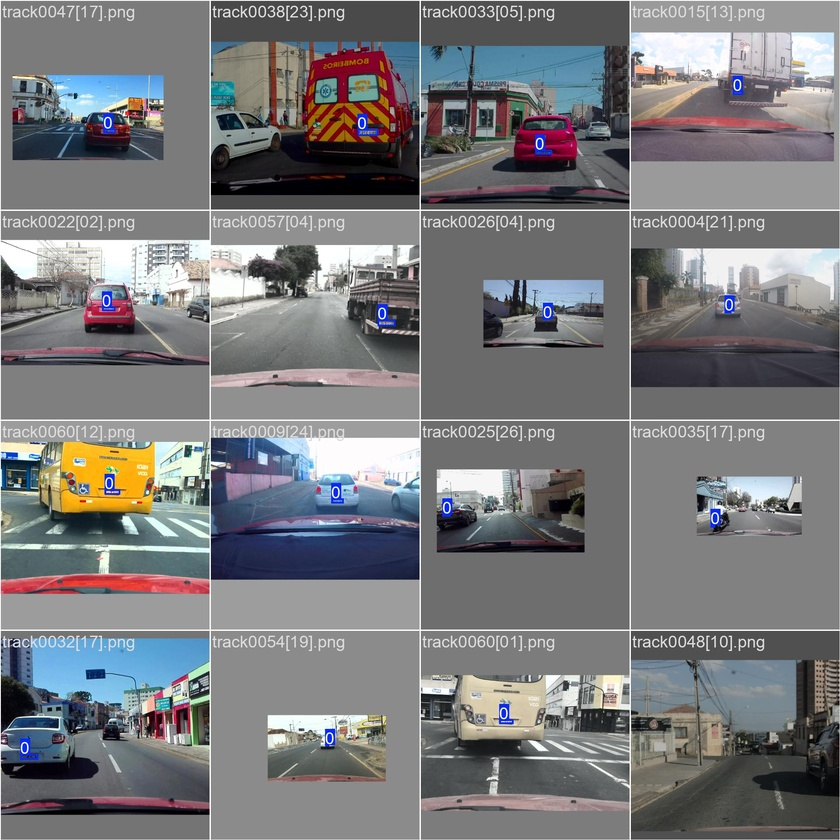
#> input picture notebooks/runs/train/yolov8_plate_17469826202/train_batch0.jpg, 840 x 840 px, shrunk from 1920 x 1920 before the run
$ python -i ocr.py   (imports and definitions only)
#> lines starting #> are read from the running program, lines starting #| are printed output that depends on the picture; after the words box and inside, x2 and y2 are one past the last pixel; in counts of white or black regions, pixels touching at a corner belong together
#> further down, picture is the input picture: shape (840, 840, 3); mean B, G, R 123.7, 121.4, 120.9
import cv2
import numpy as np
import pytesseract
import re

class PlateOCR:
    def __init__(self, tesseract_path=None):
        """
        Plaka OCR modülünü başlat

        Parametreler:
            tesseract_path: Tesseract uygulamasının yolu (Windows'ta gerekli)
        """
        # Tesseract yolunu ayarla (eğer belirtildiyse)
        if tesseract_path:
            pytesseract.pytesseract.tesseract_cmd = tesseract_path

    def recognize_plate_v1(self, plate_image, preprocess=True):
        """
        Plaka görüntüsündeki karakterleri tanı

        Parametreler:
            plate_image: Kırpılmış plaka görüntüsü
            preprocess: OCR öncesi ön işleme yapılıp yapılmayacağı

        Dönüş:
            plate_text: Tanınan plaka metni
            confidence: Genel güven skoru
        """
        if preprocess:
            # OCR için özel ön işleme uygula
            processed_image = self._preprocess_for_ocr(plate_image)
        else:
            processed_image = plate_image

        # Tesseract parametrelerini yapılandır
        custom_config = r'--oem 3 --psm 7 -c tessedit_char_whitelist=ABCDEFGHIJKLMNOPQRSTUVWXYZ0123456789'

        # OCR işlemini gerçekleştir
        ocr_result = pytesseract.image_to_data(processed_image, config=custom_config, output_type=pytesseract.Output.DICT)

        # Metin ve güven değerlerini çıkar
        plate_text = ""
        confidence_sum = 0
        confidence_count = 0

        for i in range(len(ocr_result['text'])):
            if int(ocr_result['conf'][i]) > 0:  # Düşük güvenilirlikli sonuçları filtrele
                plate_text += ocr_result['text'][i]
                confidence_sum += float(ocr_result['conf'][i])
                confidence_count += 1

        # Ortalama güveni hesapla
        confidence = confidence_sum / confidence_count if confidence_count > 0 else 0

        # Plaka metnini temizle
        plate_text = self._clean_plate_text(plate_text)

        return plate_text, confidence

    # [38 lines left out: function recognize_plate, not called in this run]

    def _preprocess_for_ocr(self, image):
        """
        Daha iyi OCR sonuçları için plaka görüntüsünü ön işle

        Parametreler:
            image: Giriş plaka görüntüsü

        Dönüş:
            Ön işlenmiş görüntü
        """
        # Gerekirse gri tonlamaya çevir
        if len(image.shape) == 3:
            gray = cv2.cvtColor(image, cv2.COLOR_BGR2GRAY)
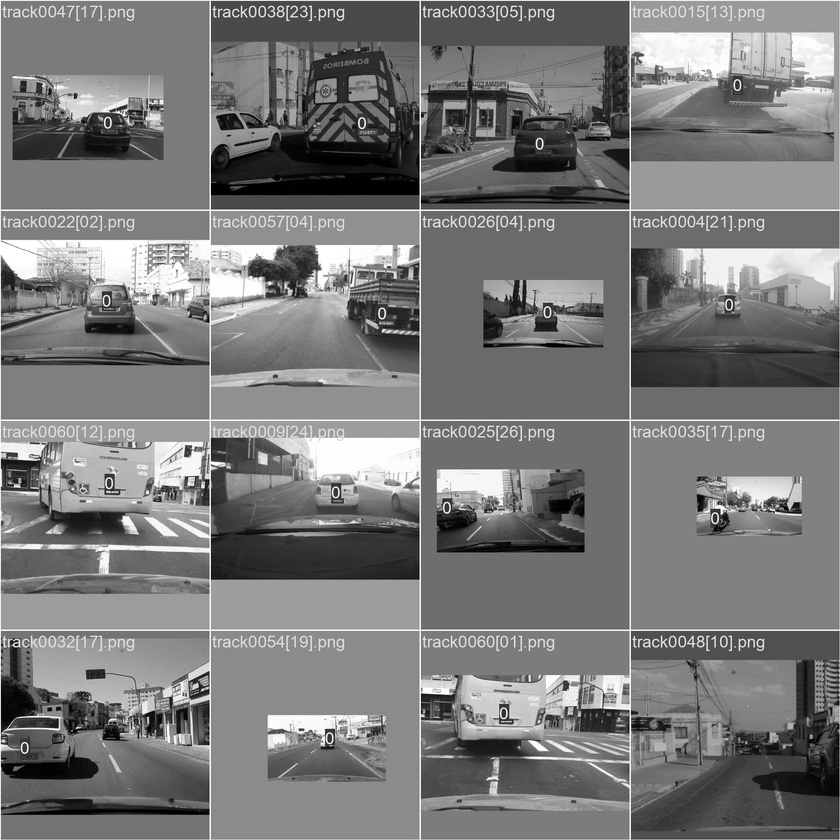
#> gray: shape (840, 840); min 0, max 255, mean 121.5
        else:
            gray = image

        # Gürültüyü azaltmak için Gaussian bulanıklaştırma uygula
        blur = cv2.GaussianBlur(gray, (5, 5), 0)

        # İkili görüntü oluşturmak için eşikleme uygula
        _, thresh = cv2.threshold(blur, 0, 255, cv2.THRESH_BINARY + cv2.THRESH_OTSU)
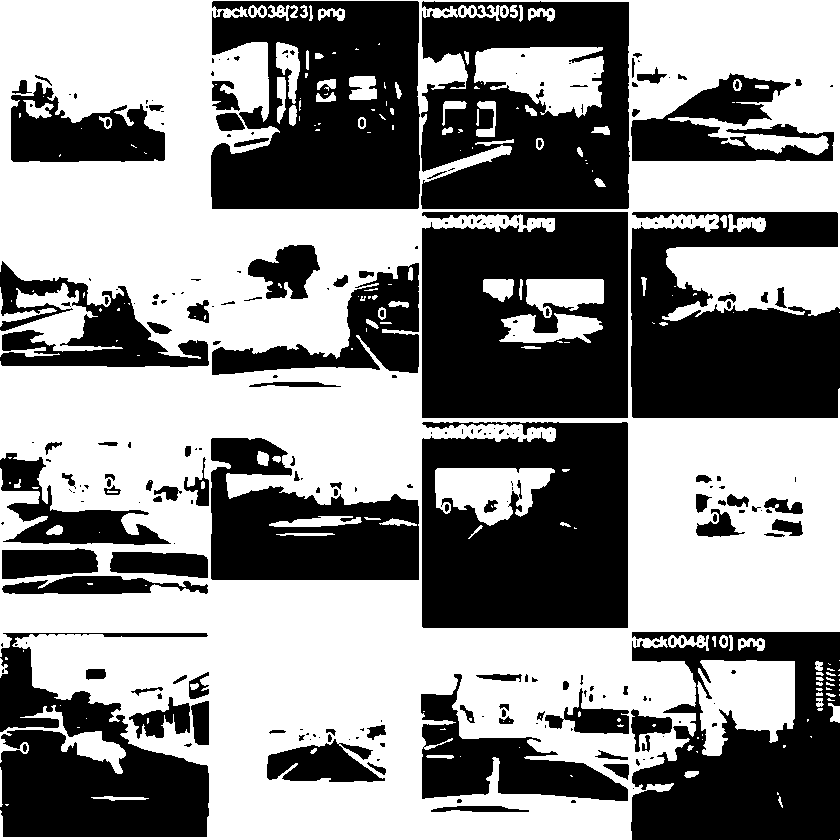
#> thresh: shape (840, 840); 55% white; 284 black regions (164 under 20 px), largest, box (x1, y1, x2, y2) and area: (422, 212, 628, 418) 36193, (422, 422, 628, 628) 35918, (211, 1, 420, 209) 34089

        # Kontrastı artır
        kernel = np.ones((1, 1), np.uint8)
        erode = cv2.erode(thresh, kernel, iterations=1)
        dilate = cv2.dilate(erode, kernel, iterations=1)

        return dilate

    # [73 lines left out: functions _clean_plate_text, analyze_results_v1, analyze_results, not called in this run]

>>> import cv2
>>> picture = cv2.imread('../notebooks/runs/train/yolov8_plate_17469826202/train_batch0.jpg')
#> (the run stopped early here; a loop or call above may not have finished)

$ run again, on notebooks/runs/train/yolov8_plate_17469826202/train_batch1.jpg
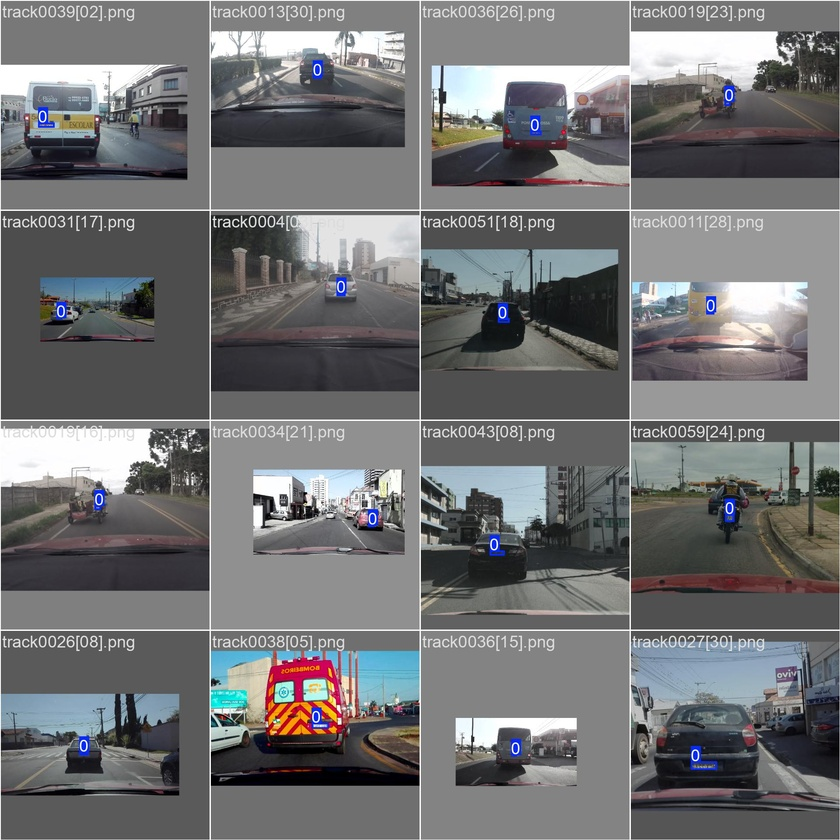
#> input picture notebooks/runs/train/yolov8_plate_17469826202/train_batch1.jpg, 840 x 840 px, shrunk from 1920 x 1920 before the run
#> picture is the input picture: shape (840, 840, 3); mean B, G, R 115.3, 113.8, 113.2
#> in _preprocess_for_ocr, `gray = cv2.cvtColor(image, cv2.COLOR_BGR2GRAY)`:
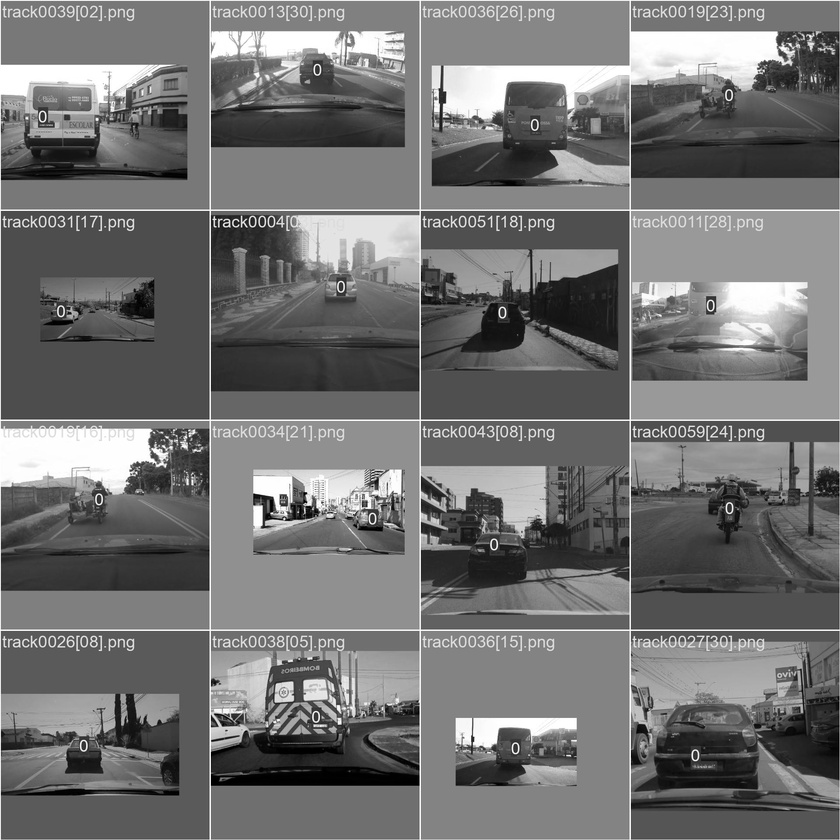
#> gray: shape (840, 840); min 0, max 255, mean 113.8
#> in _preprocess_for_ocr, `_, thresh = cv2.threshold(blur, 0, 255, cv2.THRESH_BINARY + cv2.THRESH..`:
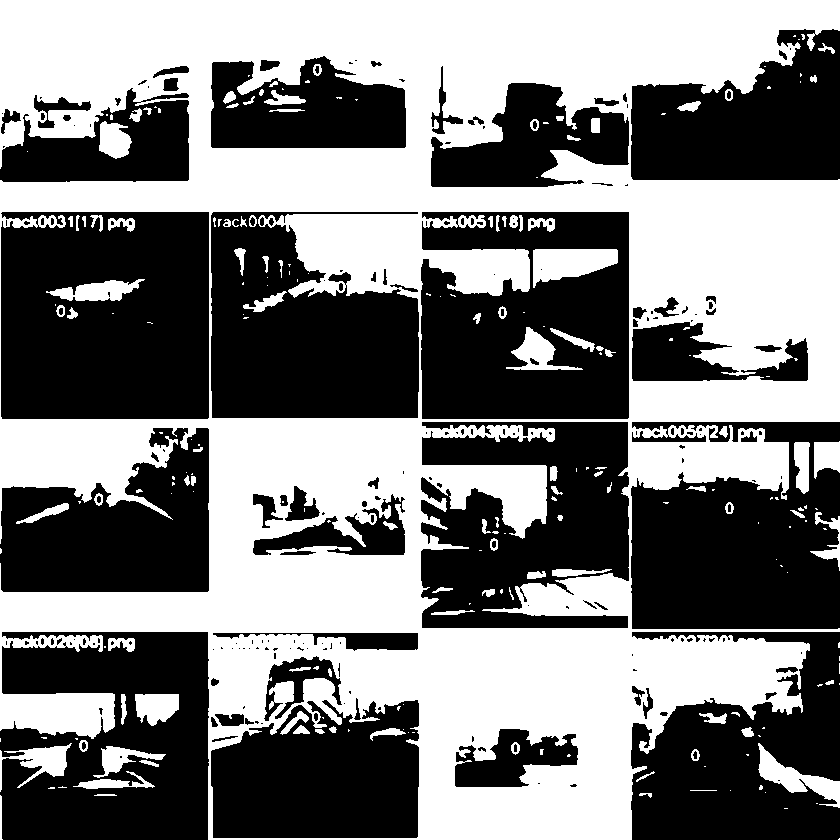
#> thresh: shape (840, 840); 48.9% white; 217 white regions (113 under 20 px), largest, box (x1, y1, x2, y2) and area: (0, 0, 840, 840) 323982, (533, 249, 618, 288) 2223, (758, 743, 840, 808) 1742

$ run again, on notebooks/runs/train/yolov8_plate_17469826202/train_batch2.jpg
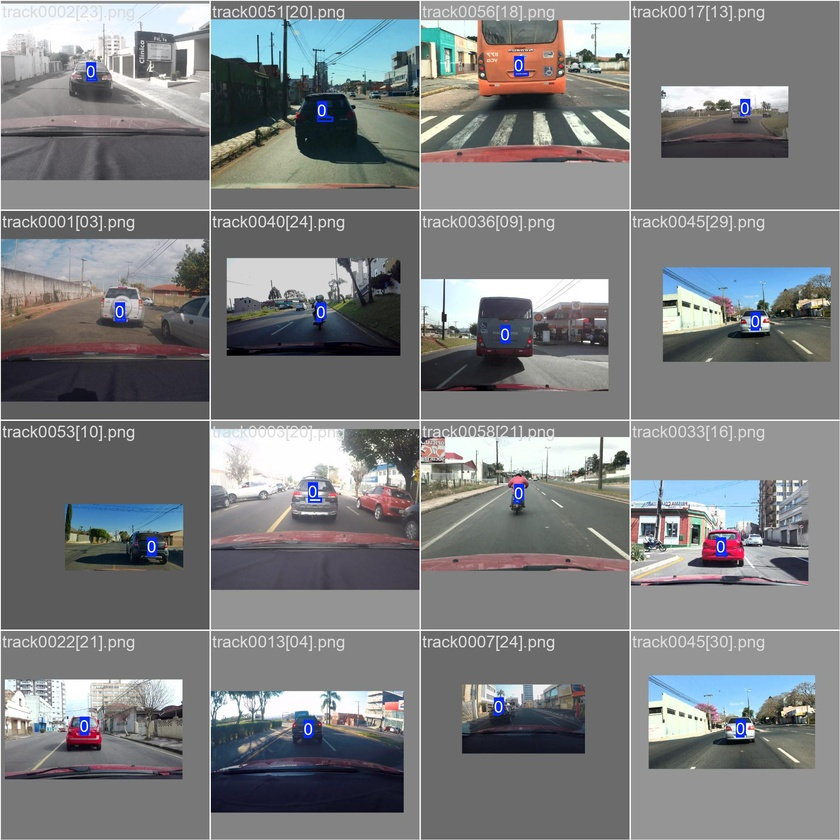
#> input picture notebooks/runs/train/yolov8_plate_17469826202/train_batch2.jpg, 840 x 840 px, shrunk from 1920 x 1920 before the run
#> picture is the input picture: shape (840, 840, 3); mean B, G, R 128.8, 127.1, 125.4
#> in _preprocess_for_ocr, `gray = cv2.cvtColor(image, cv2.COLOR_BGR2GRAY)`:
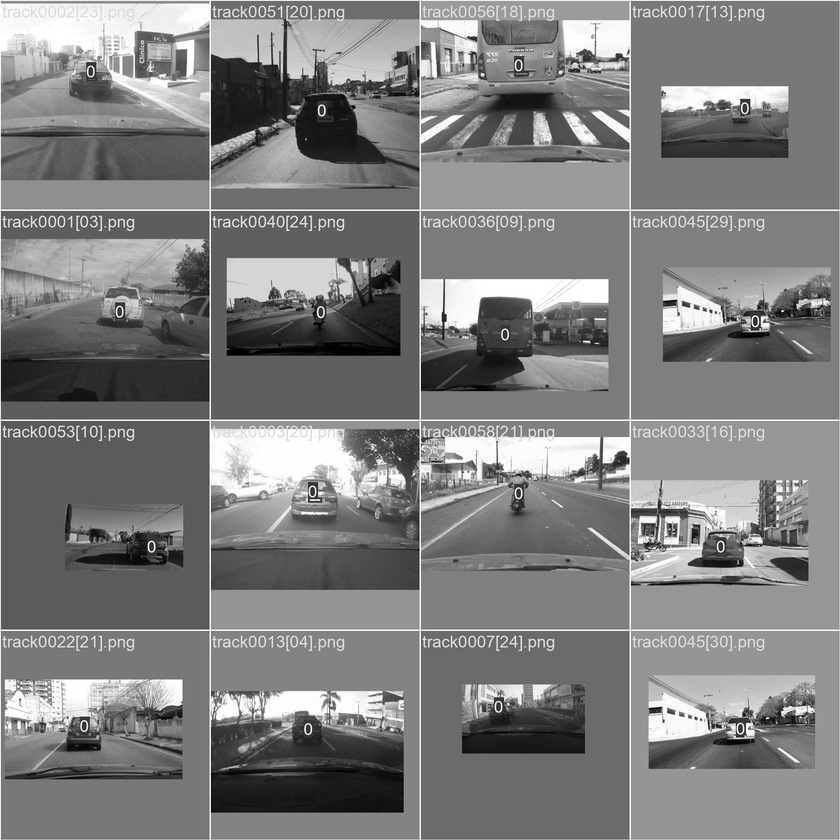
#> gray: shape (840, 840); min 0, max 255, mean 126.8
#> in _preprocess_for_ocr, `_, thresh = cv2.threshold(blur, 0, 255, cv2.THRESH_BINARY + cv2.THRESH..`:
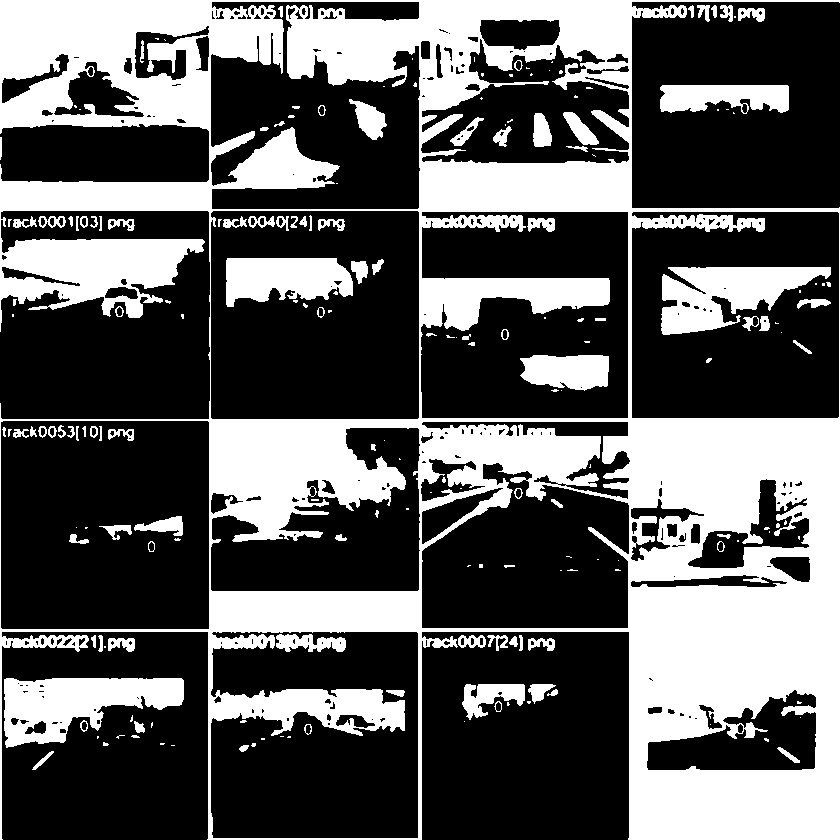
#> thresh: shape (840, 840); 36% white; 196 white regions (95 under 20 px), largest, box (x1, y1, x2, y2) and area: (0, 0, 840, 840) 216833, (4, 678, 184, 748) 7495, (661, 267, 831, 335) 6594

$ run again, on notebooks/runs/train/yolov8_plate_17469826202/val_batch0_pred.jpg
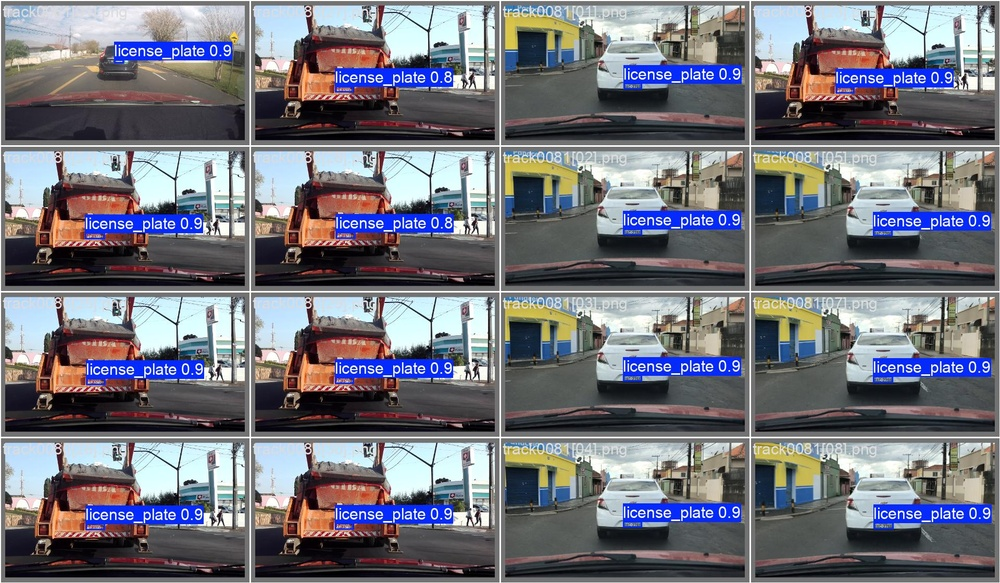
#> input picture notebooks/runs/train/yolov8_plate_17469826202/val_batch0_pred.jpg, 1000 x 583 px, shrunk from 1920 x 1120 before the run
#> picture is the input picture: shape (583, 1000, 3); mean B, G, R 124.1, 115.6, 114.7
#> in _preprocess_for_ocr, `gray = cv2.cvtColor(image, cv2.COLOR_BGR2GRAY)`:
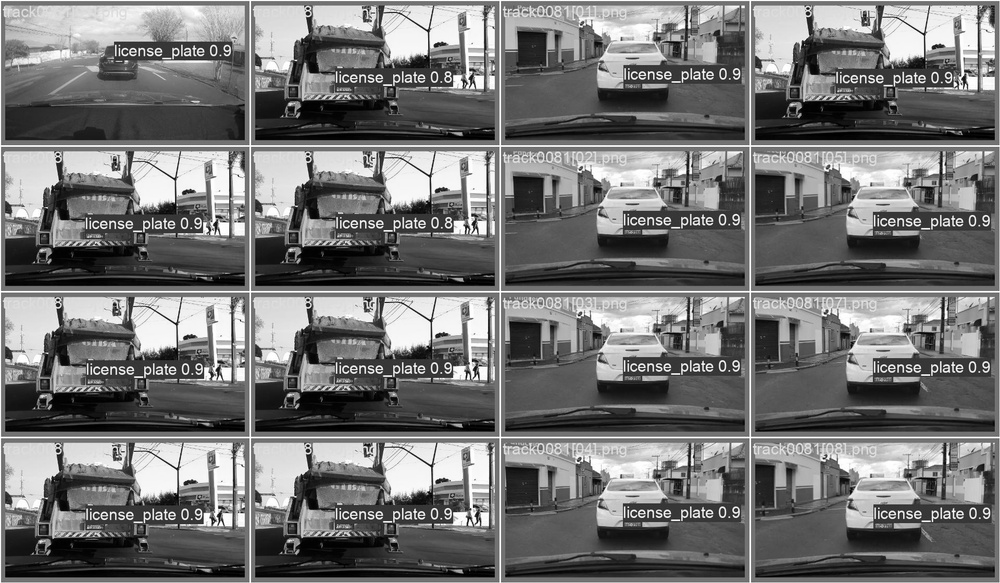
#> gray: shape (583, 1000); min 0, max 255, mean 116.3
#> in _preprocess_for_ocr, `_, thresh = cv2.threshold(blur, 0, 255, cv2.THRESH_BINARY + cv2.THRESH..`:
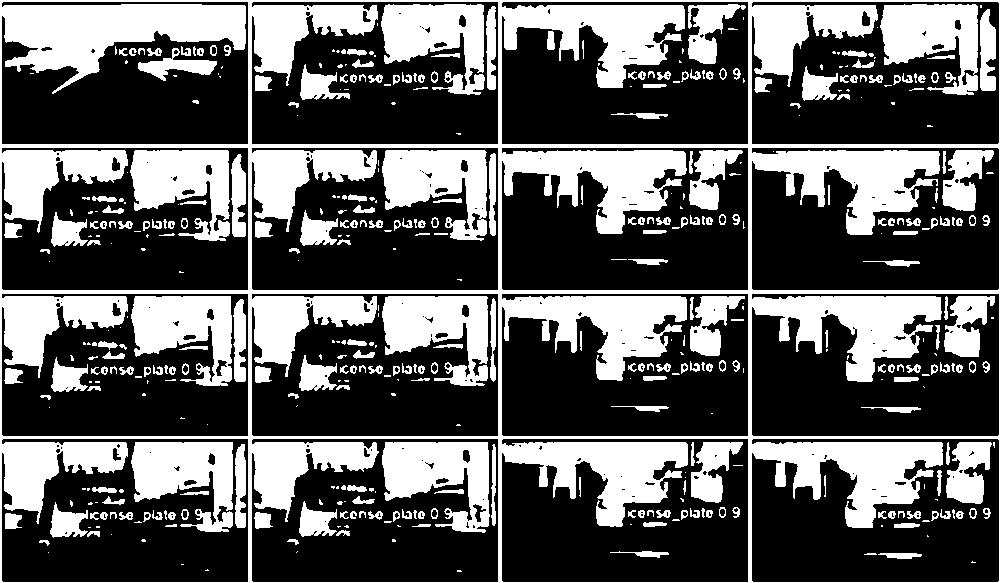
#> thresh: shape (583, 1000); 36.9% white; 458 white regions (180 under 20 px), largest, box (x1, y1, x2, y2) and area: (0, 0, 1000, 583) 127838, (382, 442, 490, 533) 5991, (382, 296, 488, 386) 5936
